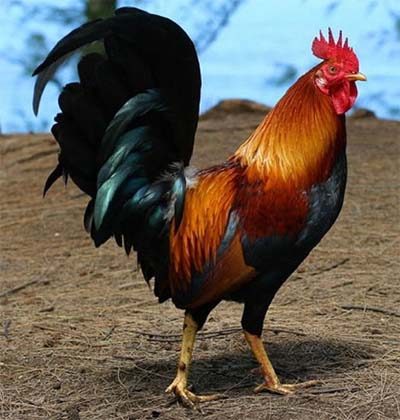
#> input picture image/0.jpg, 400 x 420 px
$ python -i grabcut.py   (imports and definitions only)   (Python 2 division)   (older library calls are emulated)
#> lines starting #> are read from the running program, lines starting #| are printed output that depends on the picture; after the words box and inside, x2 and y2 are one past the last pixel; in counts of white or black regions, pixels touching at a corner belong together
import numpy as np
import cv2

class grabCut:
    def __init__(self, image_path):
#> called with image_path = 'image/0.jpg'
        self.pre_x = -1
        self.pre_y = -1
        self.cur_x = -1
        self.cur_y = -1
        self.tmp = None
        self.crop_img = None
        self.img = cv2.imread(image_path)
#> self.img is the input picture: shape (420, 400, 3); mean B, G, R 85.1, 94.2, 101.6
        self.rect = (1, 1, self.img.shape[1], self.img.shape[0])
#> self.rect = (1, 1, 400, 420)
        self.drawing = False
        self.mask = np.ones(self.img.shape[:2], np.uint8) * cv2.GC_PR_FGD

    def simple_cut(self):
        if not isinstance(self.img, np.ndarray):
            raise ValueError("image data is error.")
        img = self.img.copy()
        mask = np.zeros(img.shape[:2], np.uint8)
        bgdModel = np.zeros((1, 65), np.float64)
        fgdModel = np.zeros((1, 65), np.float64)
        cv2.grabCut(img, mask, self.rect, bgdModel, fgdModel, 5, cv2.GC_INIT_WITH_RECT)
        mask2 = np.where((mask == cv2.GC_PR_BGD) | (mask == cv2.GC_BGD), 0, 1).astype('uint8')
        img = img * mask2[:, :, np.newaxis]
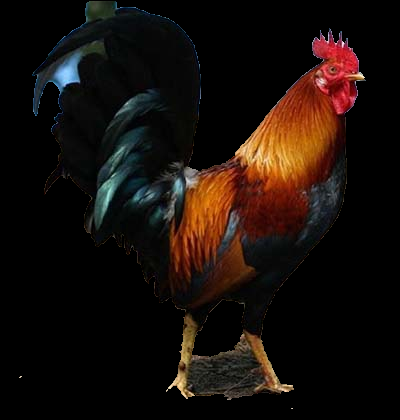
#> img: shape (420, 400, 3); mean B, G, R 10.3, 14.8, 23.9
        img += 255 * (1 - cv2.cvtColor(mask2, cv2.COLOR_GRAY2BGR))
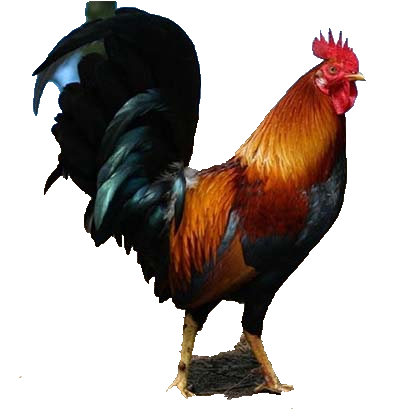
#> img: shape (420, 400, 3); mean B, G, R 164.5, 169, 178.1
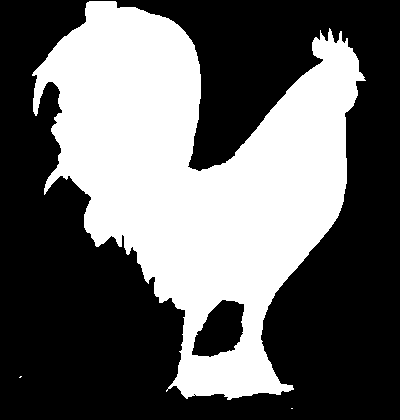
#> mask2: shape (420, 400); values 0 (black) and 1 (white), 39.5% white; 3 white regions (2 under 20 px), largest, box (x1, y1, x2, y2) and area: (32, 1, 366, 400) 66398
        r = self.rect
#> r = (1, 1, 400, 420)
        return img[r[1]-1:r[1]+r[3]-1, r[0]-1:r[0]+r[2]-1]

    def simple_mask(self):
        img = self.simple_cut()
        (r, g, b) = cv2.split(img)
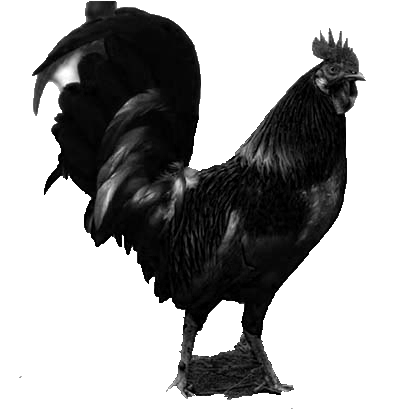
#> r: shape (420, 400); min 0, max 255, mean 164.5
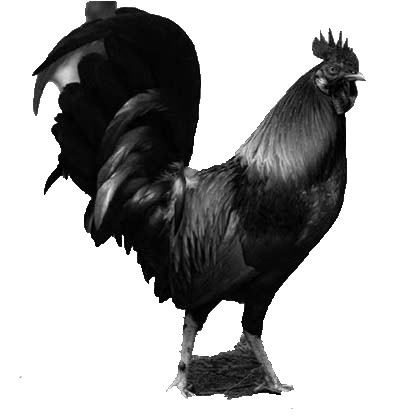
#> g: shape (420, 400); min 0, max 255, mean 169
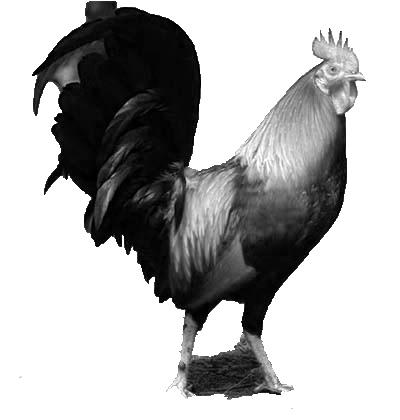
#> b: shape (420, 400); min 0, max 255, mean 178.1
        img = cv2.merge([b, g, r])
        return img

    # [18 lines left out: functions hand_cut, hand_mask, not called in this run]

    def show(self):
        cv2.imshow('image', self.img)
        cv2.waitKey()

    # [54 lines left out: functions set_rect, rect_func, hand_label, label_func, not called in this run]

>>> result = grabCut('image/0.jpg').simple_mask()

$ run again, on image/3.jpg
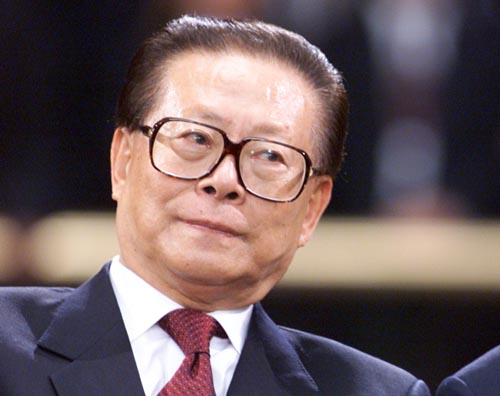
#> input picture image/3.jpg, 500 x 396 px
#> in __init__, self.img is the input picture: shape (396, 500, 3); mean B, G, R 93.5, 91.6, 109.5
#> in simple_cut, `img += 255 * (1 - cv2.cvtColor(mask2, cv2.COLOR_GRAY2BGR))`:
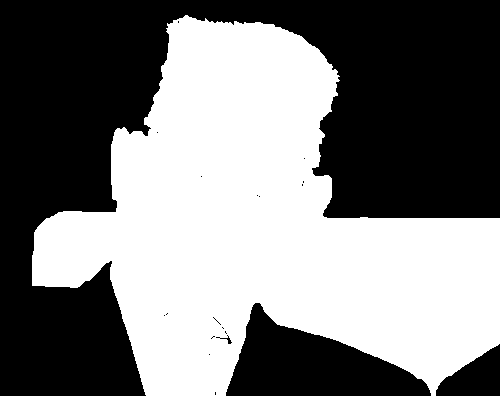
#> mask2: shape (396, 500); values 0 (black) and 1 (white), 48.7% white; 1 white region, box (x1, y1, x2, y2) and area: (32, 15, 500, 396) 96331
#> in simple_mask, `(r, g, b) = cv2.split(img)`:
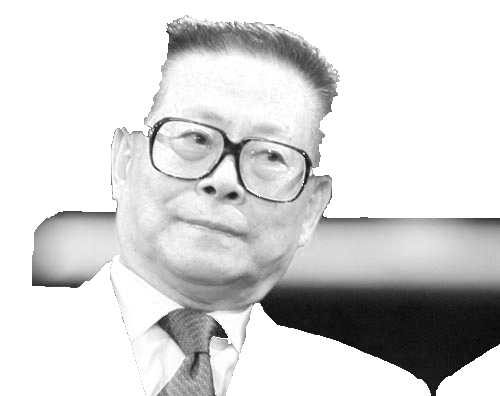
#> b: shape (396, 500); min 6, max 255, mean 213.1
